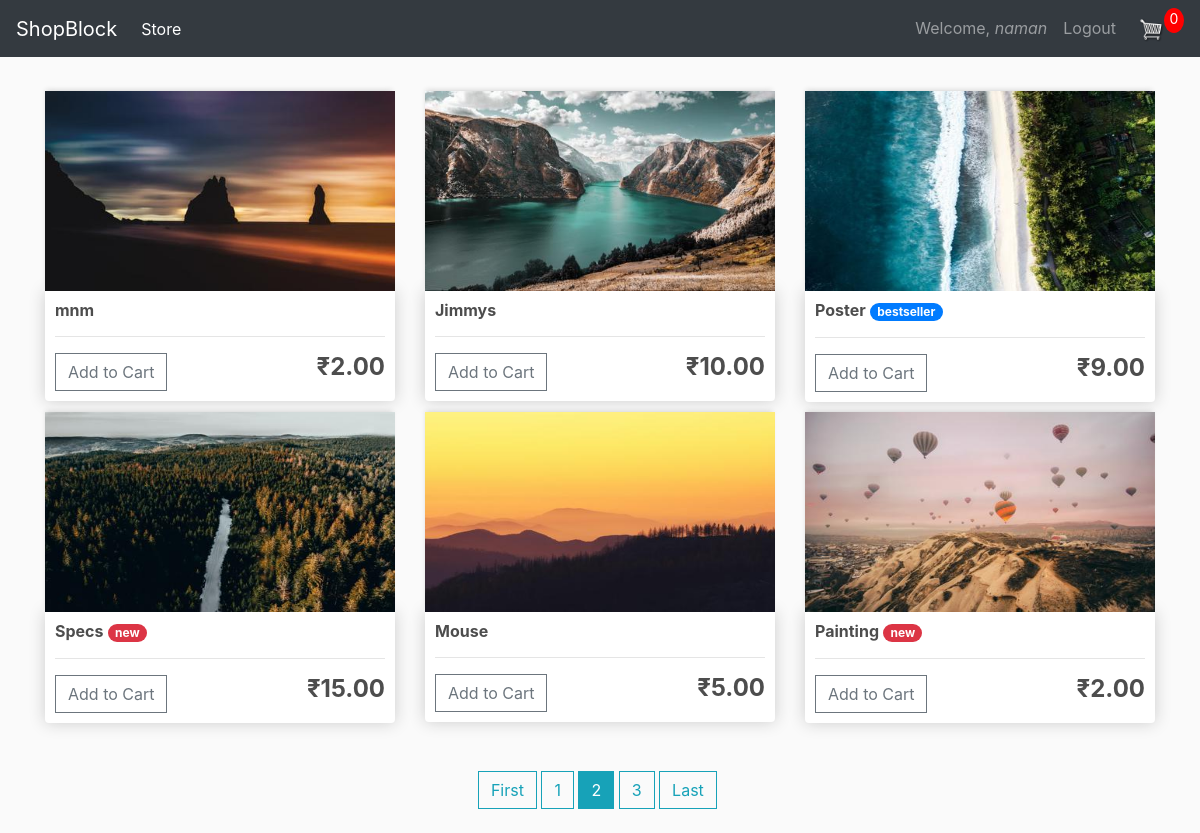
The app's page /?page=2 (signed in) with its own data.
### users/models.py (models this page shows, shortened)
class Account(AbstractBaseUser):
	email 					= models.EmailField(verbose_name="email", max_length=60, unique=True)
	username 				= models.CharField(max_length=30, unique=True)
	date_joined				= models.DateTimeField(verbose_name='date joined', auto_now_add=True)
	last_login				= models.DateTimeField(verbose_name='last login', auto_now=True)
	is_admin				= models.BooleanField(default=False)
	is_active				= models.BooleanField(default=True)
	is_staff				= models.BooleanField(default=False)
	is_superuser			= models.BooleanField(default=False)
	USERNAME_FIELD = 'email'
	REQUIRED_FIELDS = ['username']
	objects = MyAccountManager()
	def __str__(self):
		return self.email

### store/models.py (models this page shows, shortened)
class Order(models.Model):
	account			= models.ForeignKey(AUTH_USER_MODEL, on_delete=models.SET_NULL, null=True)
	date_ordered	= models.DateTimeField(auto_now_add=True)
	complete		= models.BooleanField(default=False)
	transaction_id	= models.CharField(max_length=100)
	@property
	def get_cart_quantity(self):
		orderitems	= self.orderitem_set.all()
		total		= sum([orderitem.quantity for orderitem in orderitems])
		return total

class Product(models.Model):
	name			= models.CharField(max_length=50, null=False, blank=False, unique=True)
	price			= models.FloatField()
	label			= models.CharField(choices=LABEL_CHOICES, max_length=7, default=None)
	image			= models.ImageField(upload_to=upload_location, null=True)
	def get_status(self):
		if self.label == 'primary':
			return 'bestseller'
		else:
			return 'new'

### store/views.py (the view)
# urls.py: 2. Add a URL to urlpatterns:  path('', views.home, name='home')
@login_required(login_url='/login/')
def home(request):
	account			= request.user
	order, created	= Order.objects.get_or_create(account=account, complete=False)
	query = ''
	products	= Product.objects.all().order_by('id')
	object_list = products
	paginator = Paginator(object_list, 6)
	page = request.GET.get('page')
	try:
		prod_list = paginator.page(page)
	except PageNotAnInteger:
		prod_list = paginator.page(1)
	except EmptyPage:
		prod_list = paginator.page(paginator.num_pages)
	context = {'products': products, 'order': order, 'page': page, 'prod_list': prod_list, 'page_obj': paginator, 'query': query}
	return render(request, 'store/home.html', context)

### store/templates/store/home.html
{% extends 'store/main.html' %}
{% load static %}
{% block content %}
	<div class="row">
		{% for product in prod_list %}
		<div class="col-lg-4">
			<img class="thumbnail" src="{{product.image.url}}">
			<div class="box-element product">
				{% if product.label == 'n' %}
				<h6><strong>{{product.name}}</strong></h6>
				{% else %}
				<h6><strong>{{product.name}}</strong> <span class="badge badge-pill badge-{{product.label}}">{{product.get_status}}</span></h6>
				{% endif %}
				<hr>
				<button data-product="{{product.id}}" data-action="add" class="btn btn-outline-secondary add-btn update-cart">Add to Cart</button>
				<h4 style="display: inline-block; float: right"><strong>&#8377;{{product.price|floatformat:2}}</strong></h4>
			</div>
		</div>
		{% endfor %}
	</div>
		<div class="page_btn mt-5" style="margin: auto;">
			<div style="width: 22%;
			height: auto;
			margin: 0 auto;
			position: relative;">
				{% if prod_list.has_previous %}
					<a class="btn btn-outline-info mb-4" href="?page=1">First</a>
				{% endif %}
				{% for num in prod_list.paginator.page_range %}
					{% if prod_list.number == num %}
						<a class="btn btn-info mb-4" href="?page={{ num }}">{{ num }}</a>
					{% elif num > prod_list.number|add:'-3' and num < prod_list.number|add:'3' %}
						<a class="btn btn-outline-info mb-4" href="?page={{ num }}">{{ num }}</a>
					{% endif %}
				{% endfor %}
				{% if prod_list.has_next %}
					<a class="btn btn-outline-info mb-4" href="?page={{ prod_list.paginator.num_pages }}">Last</a>
				{% endif %}
			</div>
		</div>
{% endblock content %}

### store/templates/store/main.html (shortened to what this page needs)
<!DOCTYPE html>
{% load static %}
<html>
<head>
	<link rel="stylesheet" href="https://stackpath.bootstrapcdn.com/bootstrap/4.4.1/css/bootstrap.min.css">
	<link rel="stylesheet" type="text/css" href="{% static 'css/main.css' %}">
</head>
<body>
	<nav class="navbar navbar-expand-lg navbar-dark bg-dark">
	  <a class="navbar-brand" href="{% url 'home' %}">ShopBlock</a>
	  <div class="collapse navbar-collapse" id="navbarSupportedContent">
	    <ul class="navbar-nav mr-auto">
	      <li class="nav-item active">
	        <a class="nav-link" href="{% url 'home' %}">Store <span class="sr-only">(current)</span></a>
	      </li>
	    </ul>
		<div class="navbar-nav ml-auto">
			{% if user.is_authenticated %}
				<a class="nav-item nav-link" href="{% url 'account' %}">Welcome, <i>{{ user.username }}</i></a>
				<a class="nav-item nav-link" href="{% url 'logout' %}">Logout</a>
				<div class="form-inline my-2 my-lg-0">
					<a href="{% url 'cart' %}"><img  id="cart-icon" src="{% static 'images/cart.png' %}"></a>
				   <p id="cart-total">{{order.get_cart_quantity}}</p>
			   </div>
			{% else %}
				<a class="nav-item nav-link" href="{% url 'login' %}">Login</a>
				<a class="nav-item nav-link" href="{% url 'register' %}">Register</a>
			{% endif %}
		</div>
	  </div>
	</nav>
     <div class="container">
            <br>
            {% block content %}
            {% endblock content %}
         </div>
</body>
</html>

### static/css/main.css (style rules this page uses)
body { background-color: hsl(0, 0%, 98%); }
h1,h2,h3,h4,h5,h6 { color:hsl(0, 0%, 30%); }
.box-element { box-shadow:hsl(0, 0%, 80%) 0 0 16px; background-color: #fff; border-radius: 4px; padding: 10px; }
.thumbnail { width: 100%; height: 200px; -webkit-box-shadow: -1px -3px 5px -2px rgba(214,214,214,1); -moz-box-shadow: -1px -3px 5px -2px rgba(214,214,214,1); box-shadow: -1px -3px 5px -2px rgba(214,214,214,1); }
.product { border-radius: 0 0 4px 4px; }
#cart-icon { width:25px; display: inline-block; margin-left: 15px; }
#cart-total { display: block; text-align: center; color:#fff; background-color: red; width: 20px; height: 25px; border-radius: 50%; font-size: 14px; }
.col-lg-4, .col-lg-6, .col-lg-8, .col-lg-12 { margin-top: 10px; }
.btn { border-radius: 0; }

### records on screen
Account: username "naman"
Order: get_cart_quantity "0"
Product: image (picture), name "mnm", price "2.00"
Product: image (picture), name "Jimmys", price "10.00"
Product: image (picture), name "Poster", get_status "bestseller", price "9.00"
Product: image (picture), name "Specs", get_status "new", price "15.00"
Product: image (picture), name "Mouse", price "5.00"
Product: image (picture), name "Painting", get_status "new", price "2.00"

### other values on screen
{{ num }} "1" "3"
{{ num }} "2"
